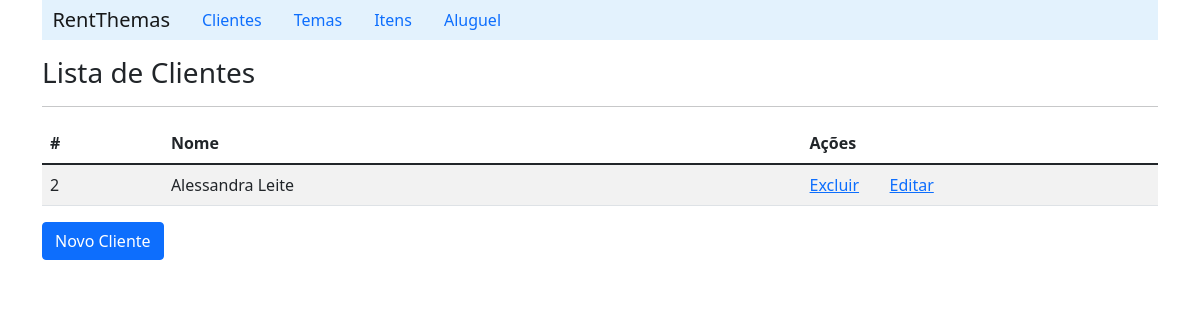
The app's page /listClient/, older data.
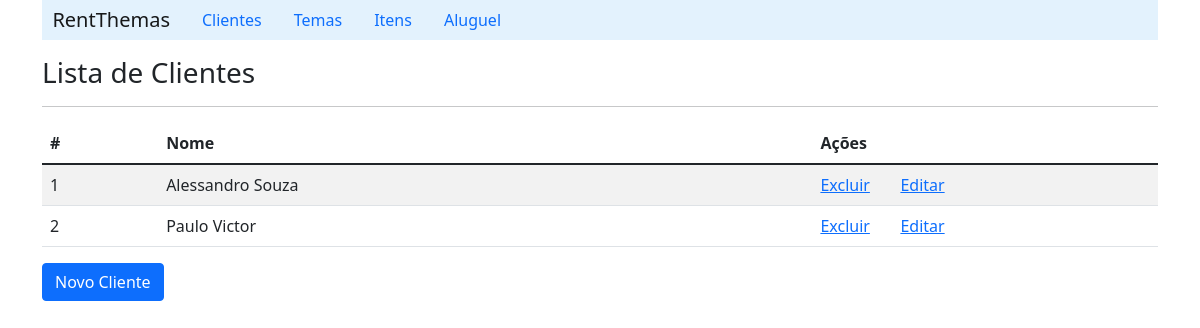
The same page, newer data.
### rent/models.py (models this page shows, shortened)
class Client(models.Model):
    name = models.CharField(max_length=60, blank=False)
    email = models.CharField(max_length=60, blank=True)

### rent/views.py (the view)
# urls.py: path('listClient/', ClientViews.listClient),
    def listClient(request):
        clients_list = Client.objects.all()
        context = {'clients_list': clients_list}
        return render(request, 'client/listClient.html', context)

### rent/templates/client/listClient.html (shortened to what this page needs)
{% extends "index.html" %}
    {% block content %}
        <h3>Lista de Clientes</h3>
        <hr>
        <table class="table table-striped">
            {% if clients_list %}
                <thead>
                    <tr>
                        <th scope="col">#</th>
                        <th scope="col">Nome</th>
                        <th scope="col">Ações</th>
                        <th scope="col"></th>
                    </tr>
                </thead>
                {% for client in clients_list%}
                    <tr>
                        <td>{{client.id}}</td>
                        <td>{{client.name}}</td>
                        <td width='80'><a href="/deleteClient/{{client.id}}">Excluir</a></td>
                        <td><a href="/detailClient/{{client.id}}">Editar</a></td>
                    </tr>
                {% endfor %}
            {% else %}
                <p>Nenhum cliente cadastrado!!</p>
            {%endif%}
        </table>
        <a  class="btn btn-primary" href="/formClient">Novo Cliente</a>
    {% endblock %}

Row changes from the older to the newer data that the page shows:
added Client: id "1", name "Alessandro Souza"
changed Client id 2: name "Alessandra Leite" → "Paulo Victor"
